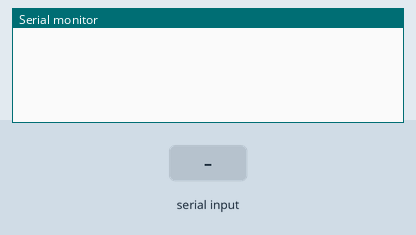
The sketch below on a simulated Arduino Uno, built with avr-gcc and run on an emulated ATmega328P. Shown: the last lines printed to the serial monitor. The inputs (shaded band) are chosen by the test bench.

Above: at 1.2 s.
1.3 s: "A" received over Serial
At 2.2 s:
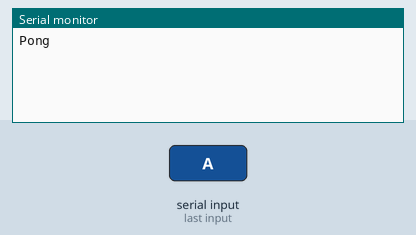
2.8 s: "B" received over Serial
At 4.3 s:
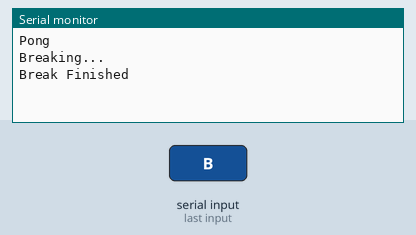
5.4 s: "D" received over Serial
At 5.9 s:
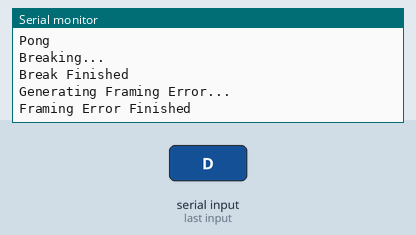

Measured:
- after the input at 1.3 s, the serial monitor: prints a new line at once (image 1)
- after the input at 2.8 s, the serial monitor: prints a new line at once (image 2)
- after the input at 5.4 s, the serial monitor: prints a new line at once (image 3)

The sketch:

serial-client.ino
```cpp
// This sketch for use with the Chrome Serial Debug app to provide
// remote serial device functionality.
// This can be used with any Arduino that has an FTDI USB-Serial chip.

// NOTE: Some Arduino units have an Atmel USB-Serial interface that will not
// recognize break condition or framing errors.

void serialBreak(int millis){
  Serial.println("Breaking...");
  delay(100);
  Serial.end();
  pinMode(1, OUTPUT);
  digitalWrite(1, LOW);
  delay(millis);
  digitalWrite(1, HIGH);
  Serial.begin(9600);
  Serial.println("Break Finished");
}

void serialPseudoFramingError(){
  Serial.println("Generating Framing Error...");
  delay(100);
  Serial.end();
  pinMode(1, OUTPUT);
  for(int ix=0;ix<45;ix++){
    digitalWrite(1, LOW);
    delayMicroseconds(100);
    digitalWrite(1, HIGH);
    delayMicroseconds(50);
  }
  Serial.begin(9600);
  Serial.println("Framing Error Finished");
}

void setup() {
  Serial.begin(9600);
}

int command = 0;
void loop() {
  command = Serial.read();
  switch(command){
    case 65:
      Serial.println("Pong");
      break;
    case 66:
      serialBreak(1000);
      break;
    case 68:
      serialPseudoFramingError();
      break;
  }
  delay(10);
}
```
